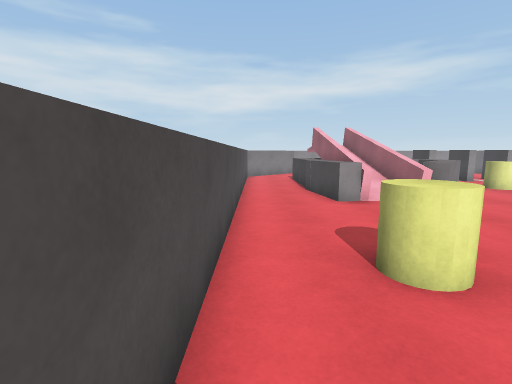
View 1 (above)

24 first-person views from a walk through a 3-D level made in the Unity game engine. The camera is 1.4 m above the floor, tilts 8° down and sees 85° across. The floor is counted in squares, 1 m on a side. Each view is taken from the middle of a square. On the plan, view 1 faces up. The plan holds only what a view shows up to about 14 squares ahead; the rest is blank. Surface patterns are stand-ins for the level's own textures.

View 2
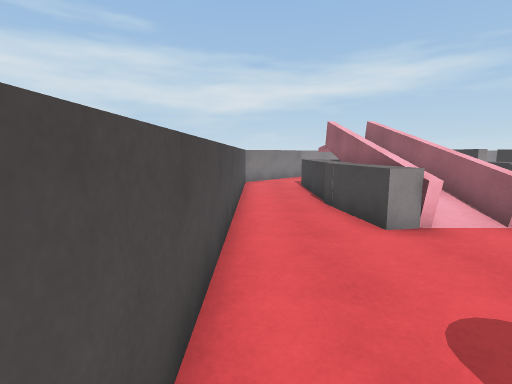

View 3
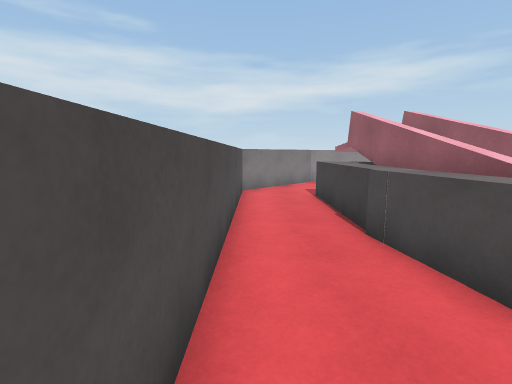

View 4
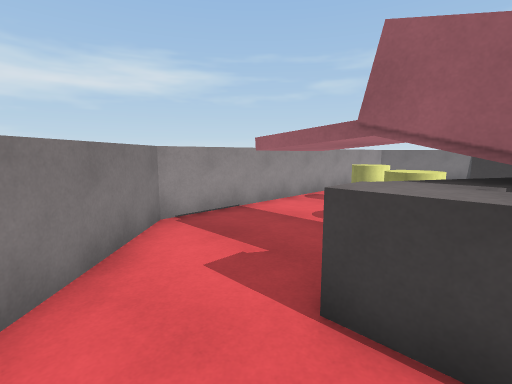

View 5
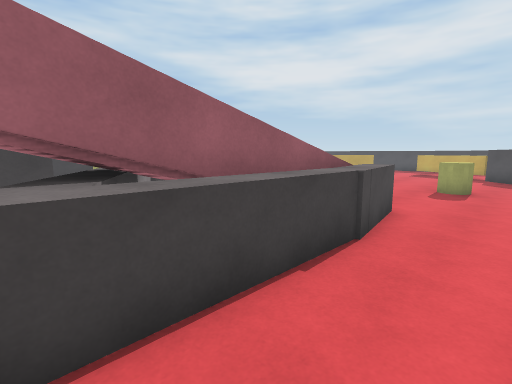

View 6
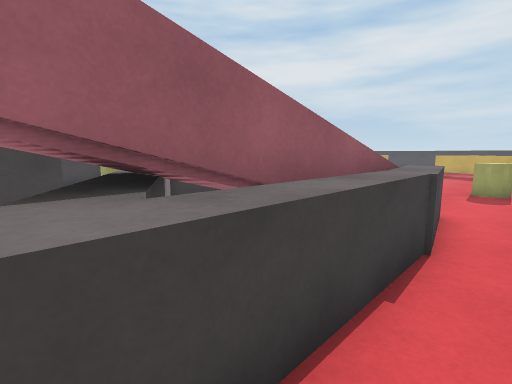

View 7
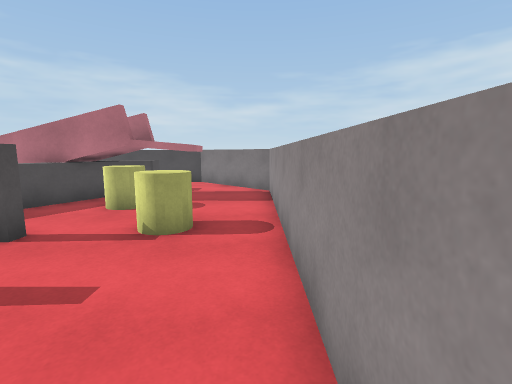

View 8
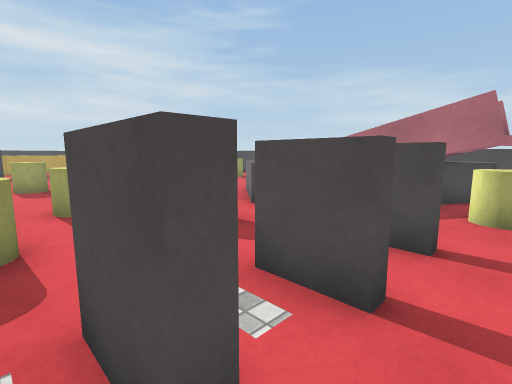

View 9
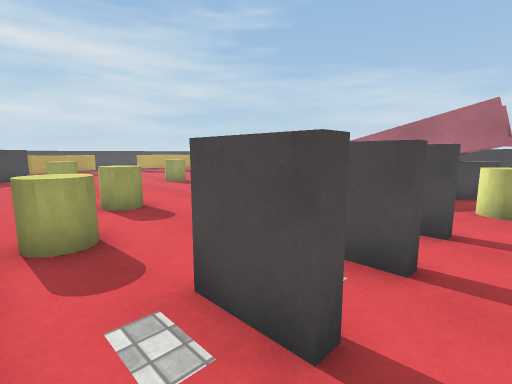

View 10
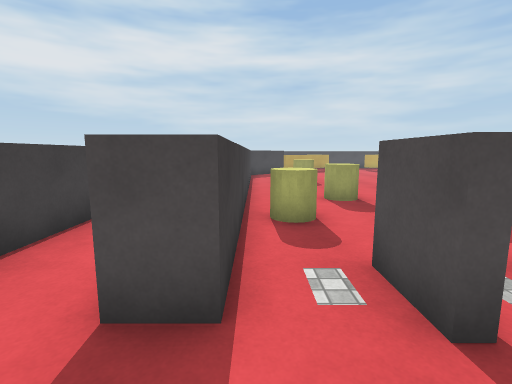

View 11
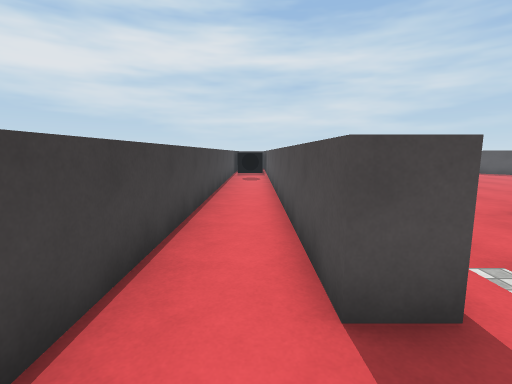

View 12
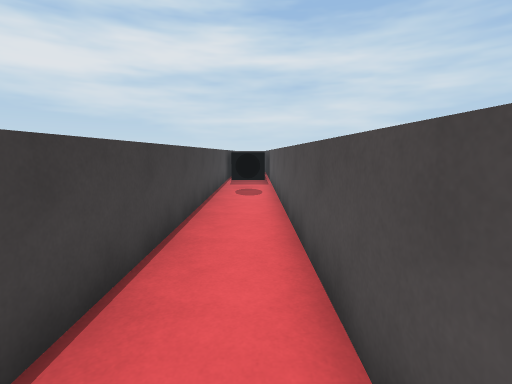

View 13
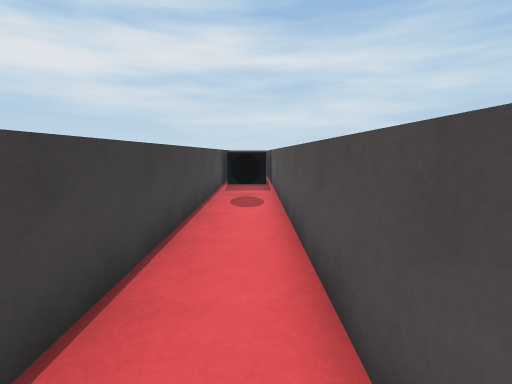

View 14
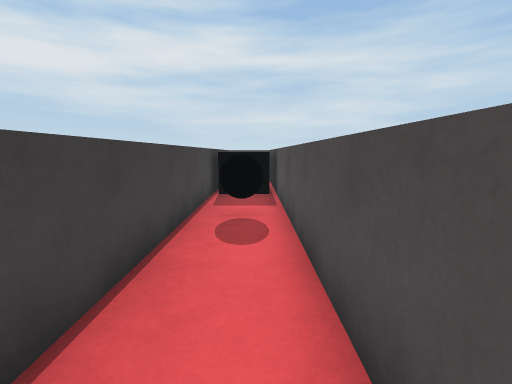

View 15
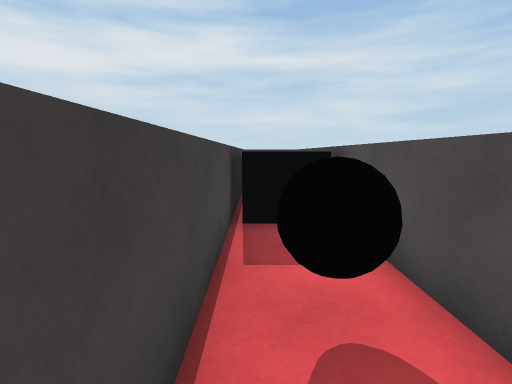

View 16
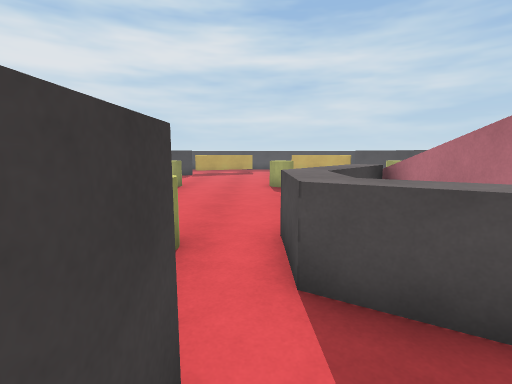

View 17
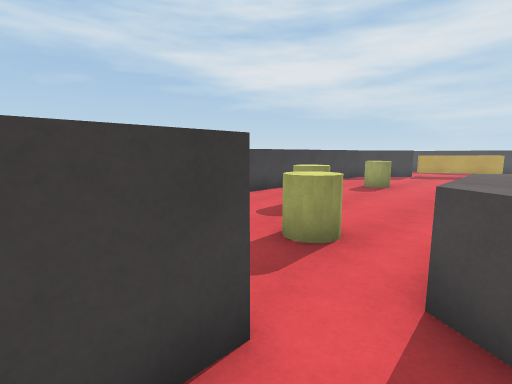

View 18
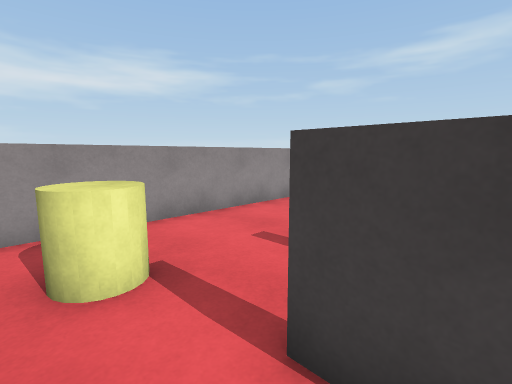

View 19
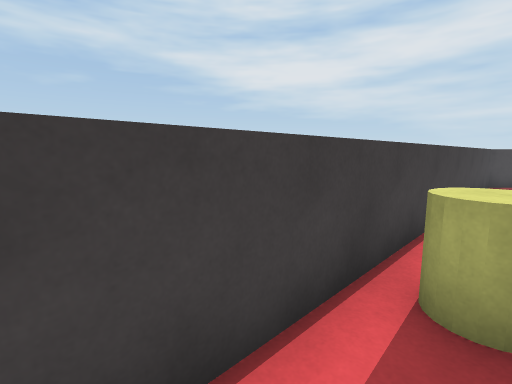

View 20
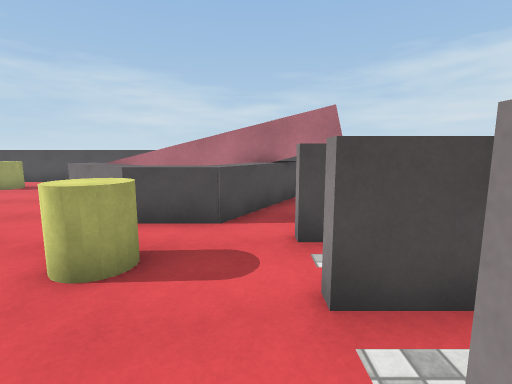

View 21
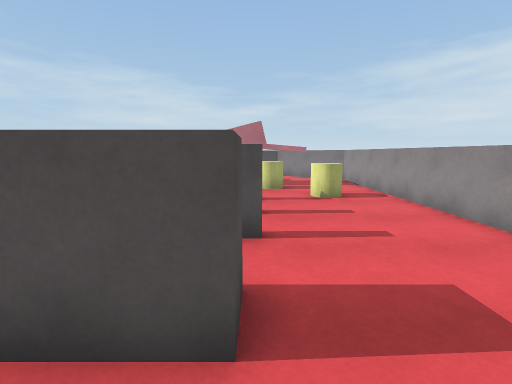

View 22
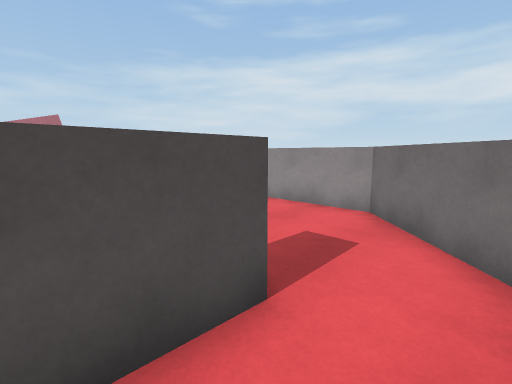

View 23
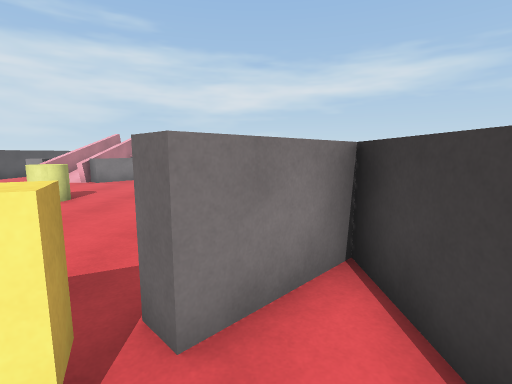

View 24
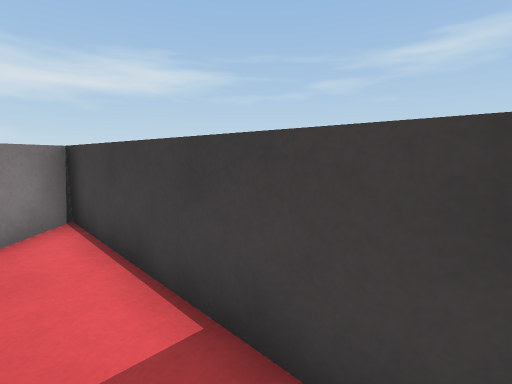

### Floor plan
Key: @ floor where view 1 was taken; # wall or solid block; . main floor; : floor 1.75 m higher than the main floor; / step, stairs or slope; = window, fence, low wall or low ledge; ^ raised ledge; v drop or lower ground; C cylinder; B black ball; O other object.
Columns run from 1 left of view 1 to 18 right of it. Each row starts with its distance up from view 1.
 20    ##############
 19   ##............##
 18  ##......C.......##
 17 ##.. vO.CC........##
 16 #...v:CC...........#
 15 #..^=:#C..####.....#
 14 #..^=/=...####.##..#
 13 #..^=/=^#......##..#
 12 #..^= =.^......##..#
 11 #..^= =.^.CC..C##..#
 10 #..^=/=^^......##..#
  9 #..^=/=^....CC.##..#
  8 #..=^.=#....CC.##..#
  7 #..............##..#
  6 #..............##..#
  5 #..............##..#
  4 #..C... C....C.##..#
  3 #..C..  C...CC.##..#
  2 #.....   ......##..#
  1 # ....   ......##BB#
  0  @....    ... .##BB#
 -1   ....     .. .##..#
 -2   #..       ..###.^#
 -3   ##        .####^^^
 -4    =         #.## ^^
 -5               .## ^
 -6               .## ^
 -7                ## ^
 -8               .##
 -9                 #^^

Positions as (right, up) in squares from view 1, and headings:
1: (0, 0), facing up
2: (0, 3), facing up
3: (0, 6), facing up
4: (0, 14), facing up-right
5: (0, 15), facing down-right
6: (1, 15), facing down-right
7: (13, 19), facing left
8: (13, 16), facing down-left
9: (14, 16), facing down-left
10: (14, 17), facing down
11: (16, 17), facing down
12: (16, 12), facing down
13: (16, 10), facing down
14: (16, 7), facing down
15: (17, 3), facing down
16: (8, 15), facing down
17: (7, 15), facing down-right
18: (7, 14), facing up-right
19: (13, 14), facing down-right
20: (13, 13), facing left
21: (17, 15), facing left
22: (17, 13), facing up-left
23: (13, -5), facing up
24: (13, -8), facing up-right
